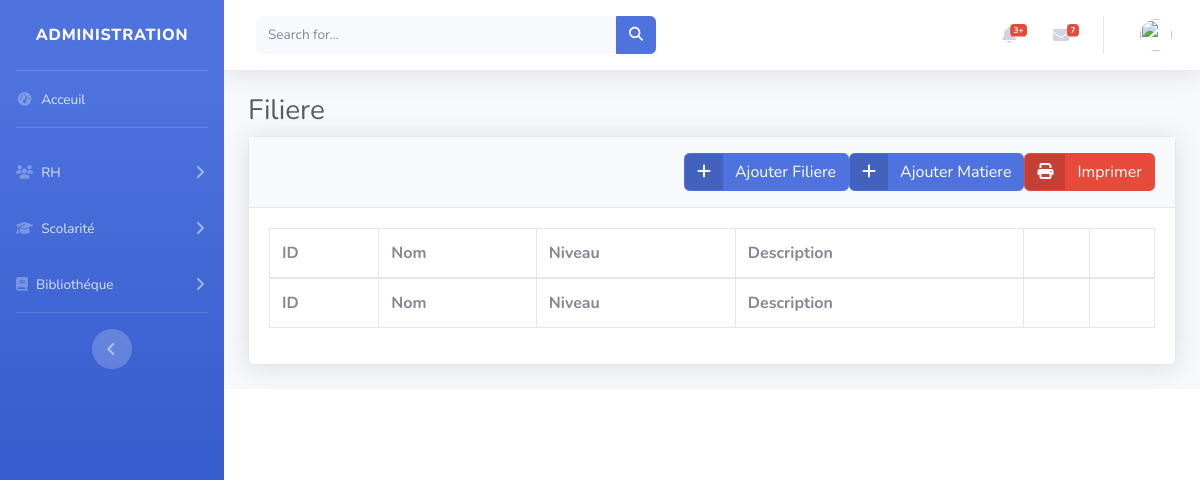
The app's page /admin/administration.php?display=Filiere (signed in), older data.
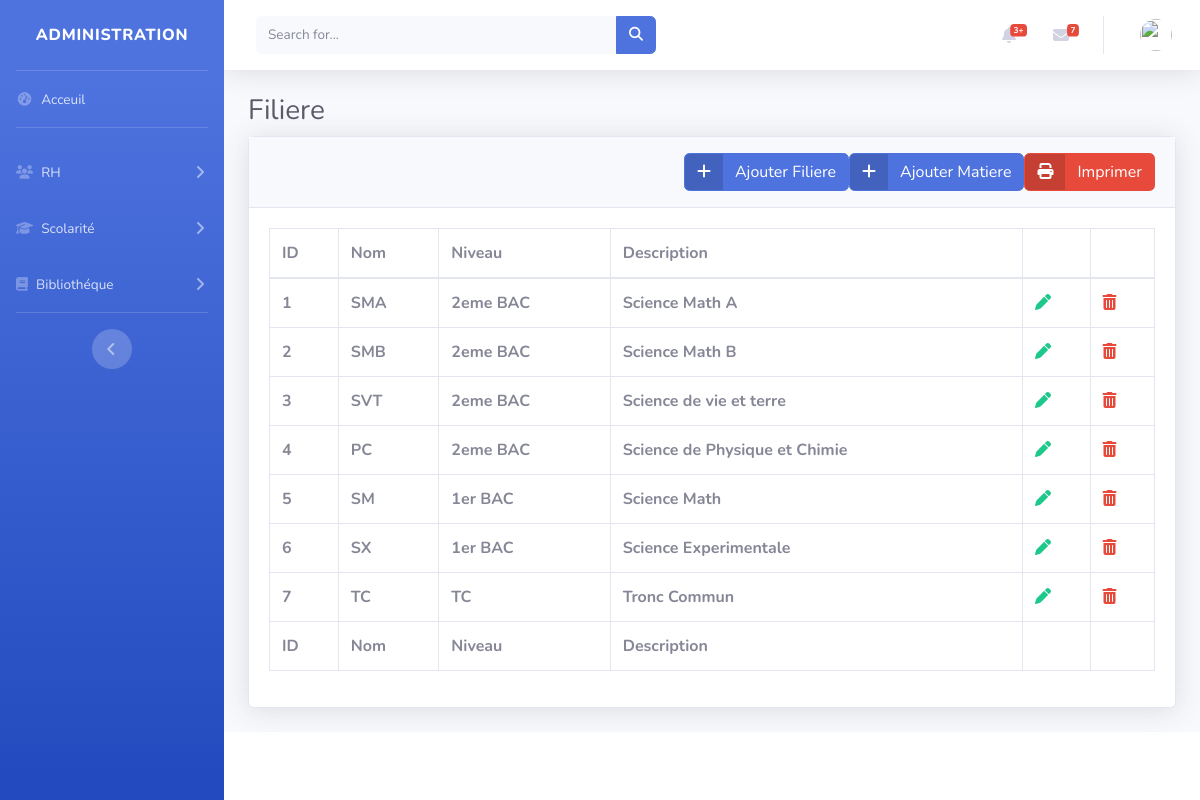
The same page, newer data.
### tables this page shows
CREATE TABLE IF NOT EXISTS `filiere` (
  `id` int(11) NOT NULL AUTO_INCREMENT,
  `nom` varchar(50) NOT NULL,
  `description` varchar(150) NOT NULL,
  `niveau` int(11) NOT NULL,
  PRIMARY KEY (`id`),
  KEY `niveau` (`niveau`)
);

CREATE TABLE IF NOT EXISTS `niveau` (
  `id` int(11) NOT NULL AUTO_INCREMENT,
  `nom` varchar(50) NOT NULL,
  `description` varchar(150) NOT NULL,
  PRIMARY KEY (`id`)
);

### admin/filiere/table.php (shortened to what this page needs)
<link href="../../vendor/fontawesome-free/css/all.min.css" rel="stylesheet" type="text/css">
<link href="../../css/sb-admin-2.min.css" rel="stylesheet">
<link href="../../vendor/datatables/dataTables.bootstrap4.min.css" rel="stylesheet">
<?php
$sql = "SELECT f.id id,f.nom nom,f.description description,n.nom niveau from filiere f inner join niveau n where f.niveau = n.id";
$stmt = $bdd->prepare($sql);
$stmt->execute();
$rows = $stmt->fetchAll();
?>
<div class="card-header py-3 justify-content-end d-flex align-items-end ">
    <a href="#" data-toggle="modal" data-target="#addForm">
        <button class="btn btn-primary btn-icon-split align-self-end ">
            <span class="icon "><i class="fa fa-plus" aria-hidden="true"></i></span>
            <span class="text">Ajouter Filiere</span>
        </button>
    </a>
    <a href="#" data-toggle="modal" data-target="#addFormM">
        <button class="btn btn-primary btn-icon-split align-self-end ">
            <span class="icon "><i class="fa fa-plus" aria-hidden="true"></i></span>
            <span class="text">Ajouter Matiere</span>
        </button>
    </a>
    <button class="btn btn-danger btn-icon-split align-self-end">
        <span class="icon "><i class="fa fa-print" aria-hidden="true"></i></span>
        <span class="text">Imprimer</span>
    </button>
</div>
<div class="card-body">
    <div class="table-responsive">
        <table class="table table-bordered" id="dataTable" width="100%" cellspacing="0">
            <thead>
                <tr>
                    <th>ID</th>
                    <th>Nom</th>
                    <th>Niveau</th>
                    <th>Description</th>
                    <th></th>
                    <th></th>
                </tr>
            </thead>
            <tfoot>
                <tr>
                    <th>ID</th>
                    <th>Nom</th>
                    <th>Niveau</th>
                    <th>Description</th>
                    <th></th>
                    <th></th>
                </tr>
            </tfoot>
            <tbody>
                <?php
                for ($i = 0; $i < count($rows); $i++) {
                    echo
                    "<tr>
                        <th>" . $rows[$i]['id'] . "</th>
                        <th>" . $rows[$i]['nom'] . "</th>
                        <th>" . $rows[$i]['niveau'] . "</th>
                        <th>" . $rows[$i]['description'] . "</th>
                        <th><a href='?id_f=" . $rows[$i]['id'] . "' data-toggle='modal' data-target='#addFormC'><i class='fa text-success fa-pen' aria-hidden='true'></i></a></th>
                        <th><a href='../delete.php?id_f=" . $rows[$i]['id'] . "'><i class='fa text-danger fa-trash' aria-hidden='true'></i></a></th>
                        </tr>";
                }
                ?>
            </tbody>
        </table>
    </div>
</div>

Row changes from the older to the newer data that the page shows:
now on this page (row edited): filiere: id "1", nom "SMA", niveau.nom "2eme BAC", description "Science Math A"
now on this page (row edited): filiere: id "2", nom "SMB", niveau.nom "2eme BAC", description "Science Math B"
now on this page (row edited): filiere: id "3", nom "SVT", niveau.nom "2eme BAC", description "Science de vie et terre"
now on this page (row edited): filiere: id "4", nom "PC", niveau.nom "2eme BAC", description "Science de Physique et Chimie"
now on this page (row edited): filiere: id "5", nom "SM", niveau.nom "1er BAC", description "Science Math"
now on this page (row edited): filiere: id "6", nom "SX", niveau.nom "1er BAC", description "Science Experimentale"
now on this page (row edited): filiere: id "7", nom "TC", niveau.nom "TC", description "Tronc Commun"
